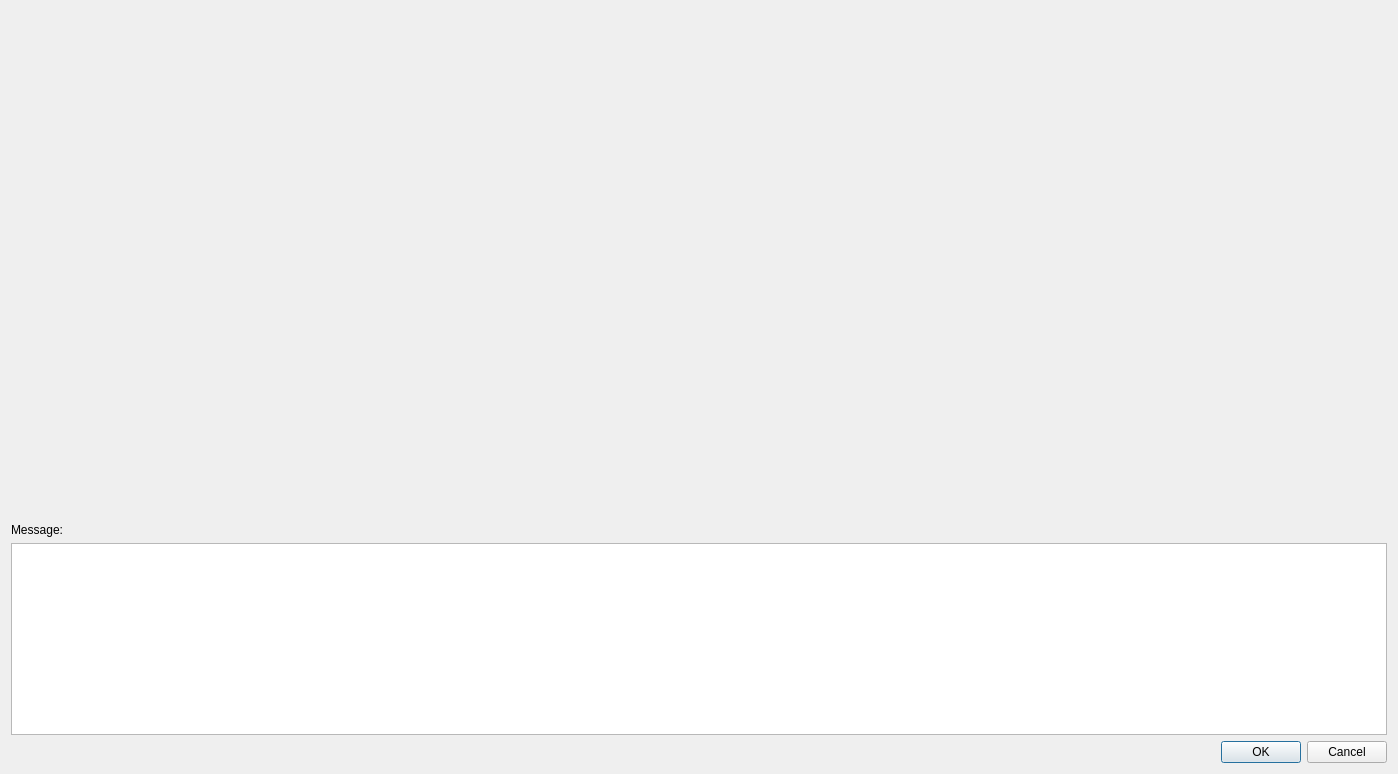
<?xml version="1.0" encoding="UTF-8"?>
<ui version="4.0">
 <class>FriendRecommendDialog</class>
 <widget class="QDialog" name="FriendRecommendDialog">
  <property name="geometry">
   <rect>
    <x>0</x>
    <y>0</y>
    <width>1398</width>
    <height>774</height>
   </rect>
  </property>
  <property name="windowTitle">
   <string>Dialog</string>
  </property>
  <layout class="QVBoxLayout" name="verticalLayout">
   <item>
    <layout class="QHBoxLayout" name="horizontalLayout_8">
     <item>
      <widget class="FriendSelectionWidget" name="frec_recommendList" native="true">
       <property name="sizePolicy">
        <sizepolicy hsizetype="Preferred" vsizetype="MinimumExpanding">
         <horstretch>0</horstretch>
         <verstretch>0</verstretch>
        </sizepolicy>
       </property>
      </widget>
     </item>
     <item>
      <widget class="FriendSelectionWidget" name="frec_toList" native="true">
       <property name="sizePolicy">
        <sizepolicy hsizetype="Preferred" vsizetype="MinimumExpanding">
         <horstretch>0</horstretch>
         <verstretch>0</verstretch>
        </sizepolicy>
       </property>
      </widget>
     </item>
    </layout>
   </item>
   <item>
    <widget class="QLabel" name="frec_label">
     <property name="text">
      <string>Message:</string>
     </property>
    </widget>
   </item>
   <item>
    <widget class="QTextEdit" name="frec_messageEdit">
     <property name="sizePolicy">
      <sizepolicy hsizetype="Expanding" vsizetype="Preferred">
       <horstretch>0</horstretch>
       <verstretch>0</verstretch>
      </sizepolicy>
     </property>
    </widget>
   </item>
   <item>
    <widget class="QDialogButtonBox" name="buttonBox">
     <property name="orientation">
      <enum>Qt::Horizontal</enum>
     </property>
     <property name="standardButtons">
      <set>QDialogButtonBox::Cancel|QDialogButtonBox::Ok</set>
     </property>
    </widget>
   </item>
  </layout>
  <zorder>buttonBox</zorder>
  <zorder>frec_label</zorder>
  <zorder>frec_messageEdit</zorder>
  <zorder>layoutWidget</zorder>
  <zorder>frec_recommendList</zorder>
 </widget>
 <customwidgets>
  <customwidget>
   <class>FriendSelectionWidget</class>
   <extends>QWidget</extends>
   <header>gui/common/FriendSelectionWidget.h</header>
   <container>1</container>
  </customwidget>
 </customwidgets>
 <resources/>
 <connections>
  <connection>
   <sender>buttonBox</sender>
   <signal>accepted()</signal>
   <receiver>FriendRecommendDialog</receiver>
   <slot>accept()</slot>
   <hints>
    <hint type="sourcelabel">
     <x>248</x>
     <y>254</y>
    </hint>
    <hint type="destinationlabel">
     <x>157</x>
     <y>274</y>
    </hint>
   </hints>
  </connection>
  <connection>
   <sender>buttonBox</sender>
   <signal>rejected()</signal>
   <receiver>FriendRecommendDialog</receiver>
   <slot>reject()</slot>
   <hints>
    <hint type="sourcelabel">
     <x>316</x>
     <y>260</y>
    </hint>
    <hint type="destinationlabel">
     <x>286</x>
     <y>274</y>
    </hint>
   </hints>
  </connection>
 </connections>
</ui>
